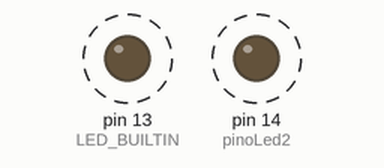
Recording of a sketch running on a simulated Arduino Uno, built with avr-gcc and run on an emulated ATmega328P. On the bench: output pins drawn as LEDs (lit = HIGH). Dashed ring = blinking.

Above: at 0.2 s.
Timing chart, 0 to 4.6 s (numbered marks = the images above):
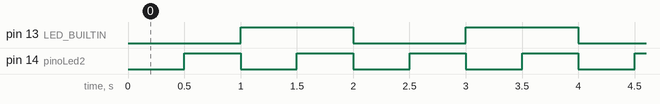

The sketch:

sketch_aug25b.ino
```cpp
// --- Variáveis do LED 1 ---
unsigned long tempoAnterior = 0; // Cronômetro do LED 1
const long intervalo = 1000;     // Tempo desejado (1 segundo)
int estadoLed = LOW;             // Estado atual do LED 1

// --- Variáveis do LED 2 ---
const int pinoLed2 = 14;
unsigned long tempoAnterior2 = 0;  // O cronômetro exclusivo do LED 2
const long intervalo2 = 500;       // Tempo desejado (0,5 seg = 500 milissegundos)
int estadoLed2 = LOW;              // Estado atual do LED 2


void setup() {
  // Configura os dois pinos como saída de energia
  pinMode(LED_BUILTIN, OUTPUT);
  pinMode(pinoLed2, OUTPUT);
}

void loop() {
  // Tira uma "foto" do tempo agora. Esse tempo serve para os dois LEDs!
  unsigned long tempoAtual = millis();

  // ==========================================
  // CONTROLE DO LED 1 (Pisca a cada 1 segundo)
  // ==========================================
  if (tempoAtual - tempoAnterior >= intervalo) {
    tempoAnterior = tempoAtual; // Salva o tempo atual para a próxima volta

    // Inverte o estado do LED 1
    if (estadoLed == LOW) {
      estadoLed = HIGH;
    } else {
      estadoLed = LOW;
    }
    digitalWrite(LED_BUILTIN, estadoLed);
  }

  // ==============================================
  // CONTROLE DO LED 2 (Pisca a cada 0,5 segundos)
  // ==============================================
  if (tempoAtual - tempoAnterior2 >= intervalo2) {
    tempoAnterior2 = tempoAtual; // Salva o tempo atual para a próxima volta

    // Inverte o estado do LED 2
    if (estadoLed2 == LOW) {
      estadoLed2 = HIGH;
    } else {
      estadoLed2 = LOW;
    }
    digitalWrite(pinoLed2, estadoLed2);
  }
}
```

Measured:
- by itself, pin 13 (LED_BUILTIN): alternates HIGH for 1.0 s and LOW for 1.0 s
- by itself, pin 14 (pinoLed2): alternates HIGH for 0.50 s and LOW for 0.50 s
- by itself, everything shown: repeats every 2.0 s, in 4 steps
